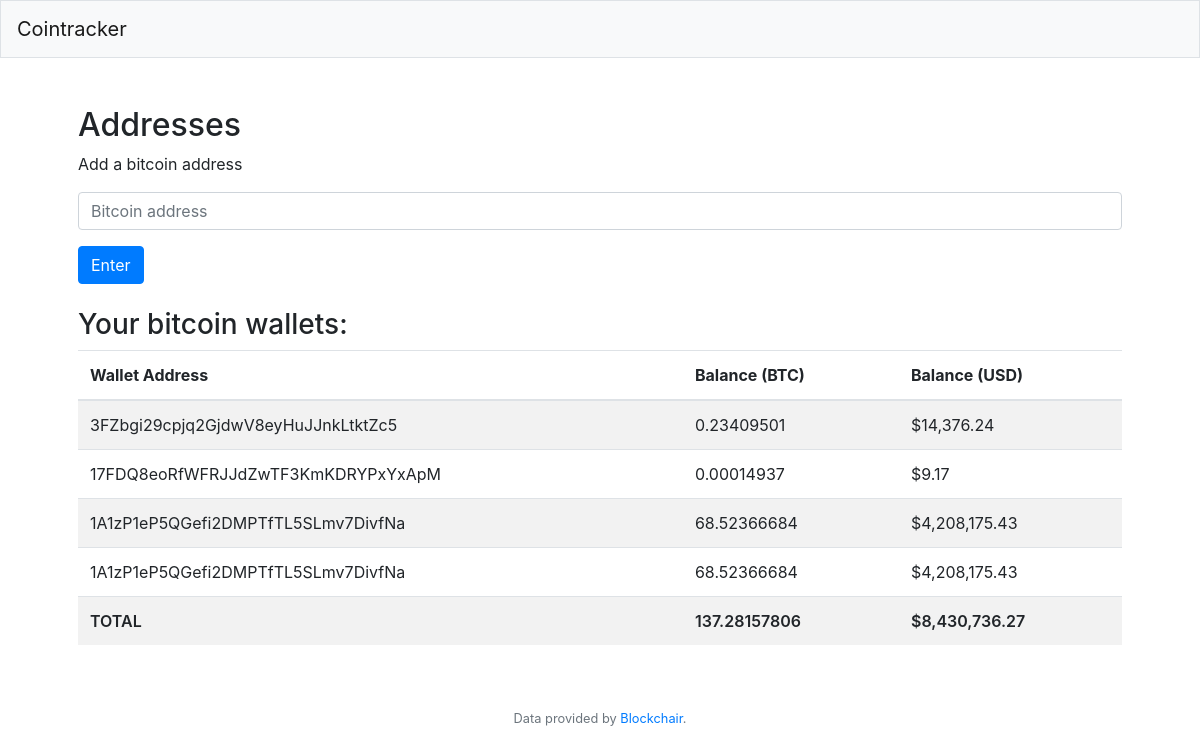
Before: / with the older database file.
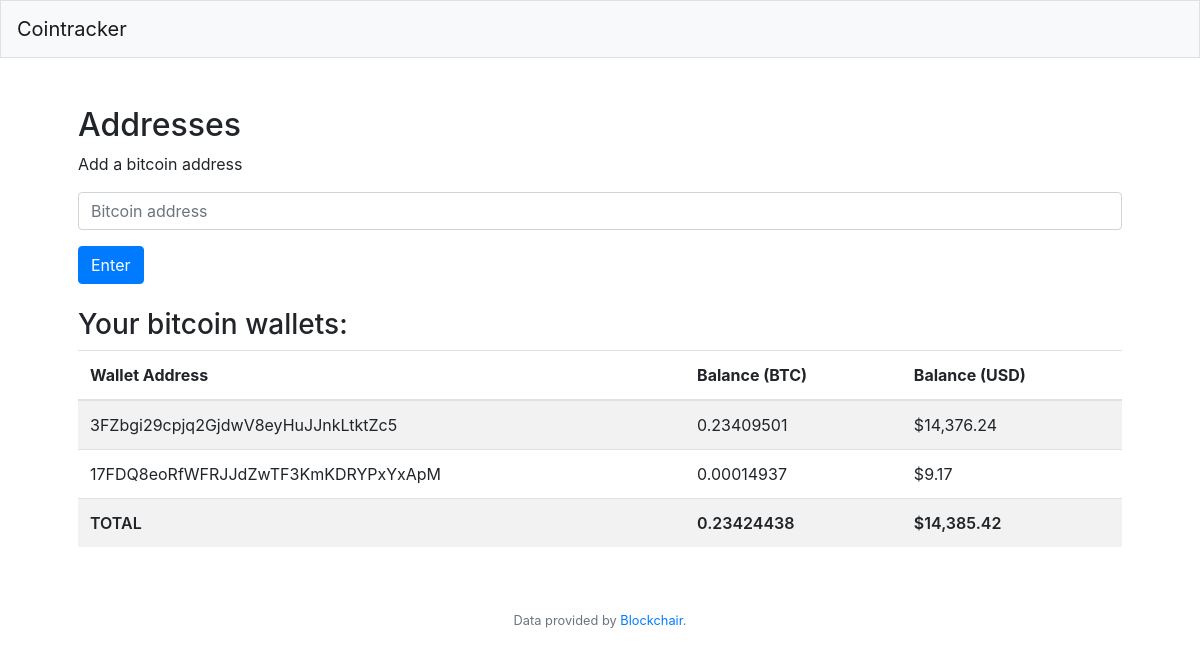
After: the same page with the newer database file.
### tables this page shows
CREATE TABLE addresses (id INTEGER PRIMARY KEY AUTOINCREMENT, userId INTEGER NOT NULL, addr TEXT NOT NULL, balance REAL, balance_usd REAL);

### app.py (the view)
@app.route("/")
def index():
    with sql.connect("database.db") as con:
        db = con.cursor()
        db.execute(
            "SELECT addr, balance, balance_usd FROM addresses WHERE userId=?",
            USER_ID,
        )
        result = db.fetchall()
        data = []
        total_btc = 0
        total_usd = 0
        for i in result:
            data.append(
                {
                    "addr": i[0],
                    "balance": i[1] / 10 ** 8,
                    "balance_usd": "${:,.2f}".format(i[2]),
                }
            )
            total_btc += i[1]
            total_usd += i[2]
        total_btc = "{:,.8f}".format(total_btc / 10 ** 8)
        total_usd = "${:,.2f}".format(total_usd)
    return render_template(
        "index.html", data=data, total_btc=total_btc, total_usd=total_usd
    )

### templates/index.html (shortened to what this page needs)
{% extends "layout.html" %}
{% block main %}
     <h2>Addresses</h2>
   <p>Add a bitcoin address</p>
    <form action="/post_address" method="post">
        <div class="form-group">
            <input autocomplete="off" autofocus class="form-control" name="addr" placeholder="Bitcoin address" type="text">
        </div>
        <button class="btn btn-primary" type="submit">Enter</button>
    </form>
    <br />
   {% if data %}
   <h3>Your bitcoin wallets:</h3>
    <table class="table table-striped">
        <thead>
            <tr>
                <th>Wallet Address</th>
                <th>Balance (BTC)</th>
                <th>Balance (USD)</th>
            </tr>
        </thead>
        <tbody>
            {% for item in data %}
             <tr>
                    <td>{{ item.addr }}</td>
                    <td>{{ item.balance }}</td>
                    <td>{{ item.balance_usd }}</td>
            </tr>
            {% endfor %}
            <tr class="total">
                    <td>TOTAL</td>
                    <td>{{ total_btc}}</td>
                    <td>{{ total_usd }}</td>
            </tr>
        </tbody>
    </table>
   {% endif %}
{% endblock %}

### templates/layout.html (shortened to what this page needs)
<!DOCTYPE html>
<html lang="en">
    <head>
        <link rel="stylesheet" href="https://cdn.jsdelivr.net/npm/bootstrap@4.5.3/dist/css/bootstrap.min.css">
        <link href="/static/styles.css" rel="stylesheet">
    </head>
    <body>
        <nav class="navbar navbar-expand-md navbar-light bg-light border">
            <a class="navbar-brand" href="/">Cointracker</a>
        </nav>
        <main class="container p-5">
            {% block main %}{% endblock %}
        </main>
        <footer class="small text-center text-muted">
            Data provided by <a href="https://blockchair.com">Blockchair</a>.
        </footer>
    </body>
</html>

### static/styles.css (style rules this page uses)
.total { font-weight: 600; }

Changed rows visible on the page:
removed addresses: addr "1A1zP1eP5QGefi2DMPTfTL5SLmv7DivfNa", balance "68.52366684", balance_usd "$4,208,175.43"
removed addresses: addr "1A1zP1eP5QGefi2DMPTfTL5SLmv7DivfNa", balance "68.52366684", balance_usd "$4,208,175.43"
Other visible differences:
{{ total_btc }}: "137.28157806" → "0.23424438"
{{ total_usd }}: "$8,430,736.27" → "$14,385.42"
